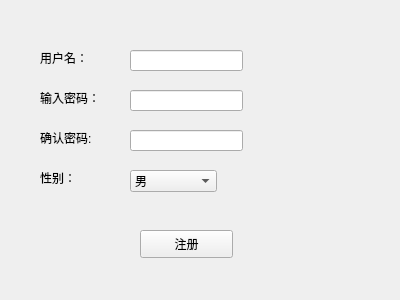
<?xml version="1.0" encoding="UTF-8"?>
<ui version="4.0">
 <class>registerWin</class>
 <widget class="QWidget" name="registerWin">
  <property name="geometry">
   <rect>
    <x>0</x>
    <y>0</y>
    <width>400</width>
    <height>300</height>
   </rect>
  </property>
  <property name="windowTitle">
   <string>Form</string>
  </property>
  <widget class="QPushButton" name="pushButton">
   <property name="geometry">
    <rect>
     <x>140</x>
     <y>230</y>
     <width>93</width>
     <height>28</height>
    </rect>
   </property>
   <property name="text">
    <string>注册</string>
   </property>
  </widget>
  <widget class="QLabel" name="labelUsername">
   <property name="geometry">
    <rect>
     <x>40</x>
     <y>50</y>
     <width>72</width>
     <height>15</height>
    </rect>
   </property>
   <property name="text">
    <string>用户名：</string>
   </property>
  </widget>
  <widget class="QLabel" name="labelNew">
   <property name="geometry">
    <rect>
     <x>40</x>
     <y>90</y>
     <width>72</width>
     <height>15</height>
    </rect>
   </property>
   <property name="text">
    <string>输入密码：</string>
   </property>
  </widget>
  <widget class="QLabel" name="labelEnsure">
   <property name="geometry">
    <rect>
     <x>40</x>
     <y>130</y>
     <width>72</width>
     <height>15</height>
    </rect>
   </property>
   <property name="text">
    <string>确认密码:</string>
   </property>
  </widget>
  <widget class="QLineEdit" name="lineEditName">
   <property name="geometry">
    <rect>
     <x>130</x>
     <y>50</y>
     <width>113</width>
     <height>21</height>
    </rect>
   </property>
  </widget>
  <widget class="QLineEdit" name="lineEditNew">
   <property name="geometry">
    <rect>
     <x>130</x>
     <y>90</y>
     <width>113</width>
     <height>21</height>
    </rect>
   </property>
  </widget>
  <widget class="QLineEdit" name="lineEditEnsure">
   <property name="geometry">
    <rect>
     <x>130</x>
     <y>130</y>
     <width>113</width>
     <height>21</height>
    </rect>
   </property>
  </widget>
  <widget class="QLabel" name="label">
   <property name="geometry">
    <rect>
     <x>40</x>
     <y>170</y>
     <width>72</width>
     <height>15</height>
    </rect>
   </property>
   <property name="text">
    <string>性别：</string>
   </property>
  </widget>
  <widget class="QComboBox" name="comboBox">
   <property name="geometry">
    <rect>
     <x>130</x>
     <y>170</y>
     <width>87</width>
     <height>22</height>
    </rect>
   </property>
   <item>
    <property name="text">
     <string>男</string>
    </property>
   </item>
   <item>
    <property name="text">
     <string>女</string>
    </property>
   </item>
  </widget>
 </widget>
 <resources/>
 <connections/>
</ui>
